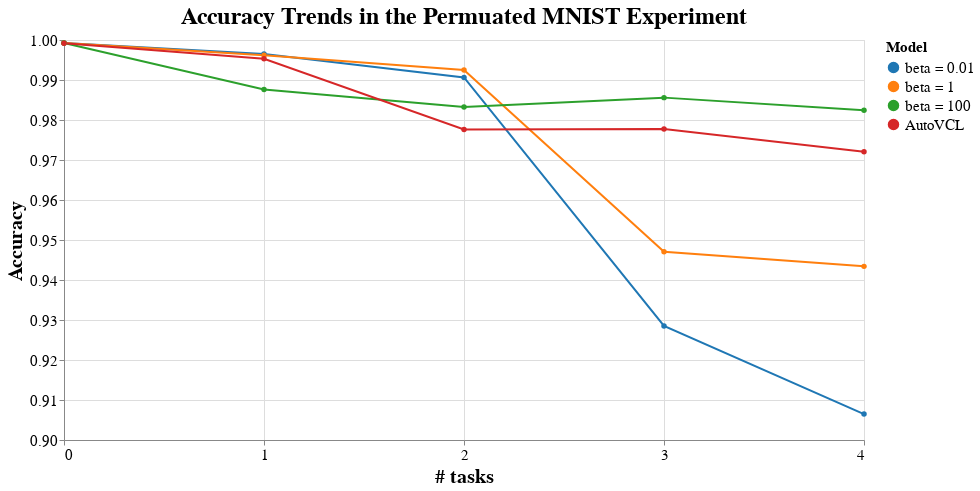

The code cell stored with this chart in its notebook:
### Code cell
plot_trends([trends_alike_1, trends_alike_2, trends_alike_3, trends_alike_4], lower = 0.9)

### Figure 1 — Vega-Lite specification as saved in the notebook (floating-point values rounded to 4 significant figures)
{"config": {"view": {"continuousWidth": 400, "continuousHeight": 300}, "axis": {"labelFontSize": 15, "titleFontSize": 20}, "legend": {"labelFontSize": 15, "titleFontSize": 15}, "title": {"fontSize": 24}}, "data": {"name": "data-4ae3d9d60a6be8a7117606b967558499"}, "mark": {"type": "line", "point": true}, "encoding": {"color": {"field": "Series", "legend": {"title": "Model"}, "scale": {"scheme": "category10"}, "sort": ["beta = 0.01", "beta = 1", "beta = 100", "AutoVCL"], "type": "nominal"}, "tooltip": [{"field": "# of tasks", "type": "quantitative"}, {"field": "Values", "type": "quantitative"}, {"field": "Series", "type": "nominal"}], "x": {"axis": {"values": [0, 1, 2, 3, 4]}, "field": "# of tasks", "title": "# tasks", "type": "quantitative"}, "y": {"field": "Values", "scale": {"domain": [0.9, 1]}, "title": "Accuracy", "type": "quantitative"}}, "height": 400, "title": "Accuracy Trends in the Permuated MNIST Experiment", "width": 800, "$schema": "https://vega.github.io/schema/vega-lite/v4.17.0.json", "datasets": {"data-4ae3d9d60a6be8a7117606b967558499": [{"# of tasks": 0, "Series": "beta = 0.01", "Values": 0.9992}, {"# of tasks": 1, "Series": "beta = 0.01", "Values": 0.9965}, {"# of tasks": 2, "Series": "beta = 0.01", "Values": 0.9906}, {"# of tasks": 3, "Series": "beta = 0.01", "Values": 0.9285}, {"# of tasks": 4, "Series": "beta = 0.01", "Values": 0.9065}, {"# of tasks": 0, "Series": "beta = 1", "Values": 0.9992}, {"# of tasks": 1, "Series": "beta = 1", "Values": 0.9962}, {"# of tasks": 2, "Series": "beta = 1", "Values": 0.9925}, {"# of tasks": 3, "Series": "beta = 1", "Values": 0.947}, {"# of tasks": 4, "Series": "beta = 1", "Values": 0.9434}, {"# of tasks": 0, "Series": "beta = 100", "Values": 0.9992}, {"# of tasks": 1, "Series": "beta = 100", "Values": 0.9876}, {"# of tasks": 2, "Series": "beta = 100", "Values": 0.9833}, {"# of tasks": 3, "Series": "beta = 100", "Values": 0.9856}, {"# of tasks": 4, "Series": "beta = 100", "Values": 0.9824}, {"# of tasks": 0, "Series": "AutoVCL", "Values": 0.9992}, {"# of tasks": 1, "Series": "AutoVCL", "Values": 0.9953}, {"# of tasks": 2, "Series": "AutoVCL", "Values": 0.9776}, {"# of tasks": 3, "Series": "AutoVCL", "Values": 0.9777}, {"# of tasks": 4, "Series": "AutoVCL", "Values": 0.972}]}}
